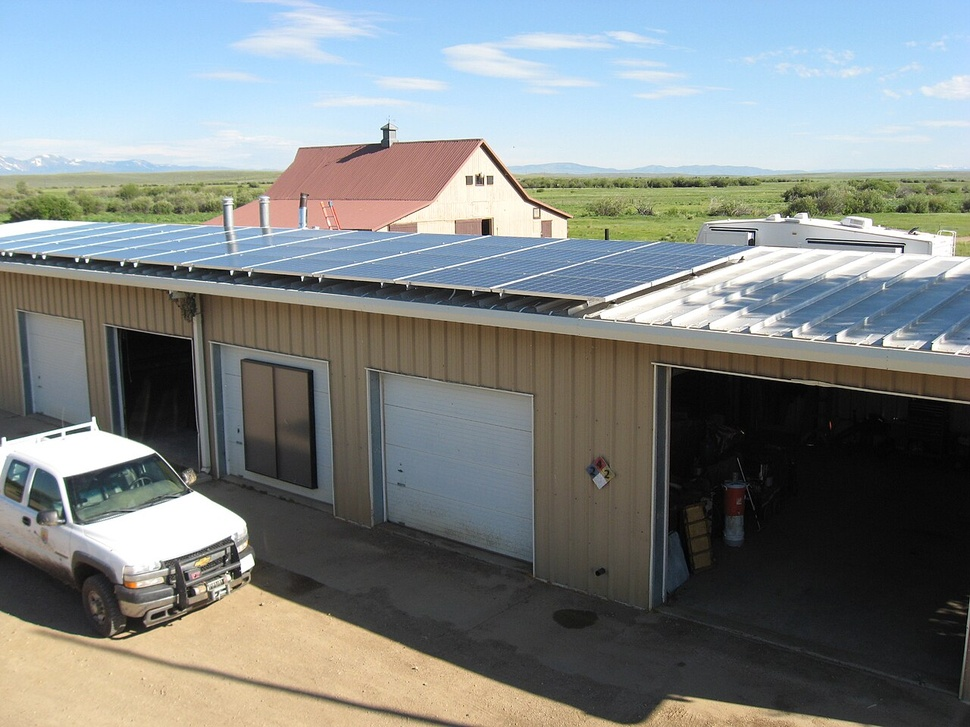
#> input picture eval/dataset/base/array_arapaho.jpg, 970 x 727 px, shrunk from 1280 x 960 before the run
$ python -i quality.py   (imports and definitions only)   (older library calls are emulated)
#> lines starting #> are read from the running program, lines starting #| are printed output that depends on the picture; after the words box and inside, x2 and y2 are one past the last pixel; in counts of white or black regions, pixels touching at a corner belong together
#> further down, picture is the input picture: shape (727, 970, 3); mean B, G, R 133.1, 133.8, 128.3
from dataclasses import dataclass

import cv2
import numpy as np

CLIPPING_BINS = 4


@dataclass(frozen=True)
class QualityReport:
    blur_variance: float
    mean_brightness: float
    clipped_dark_ratio: float
    clipped_bright_ratio: float
    coverage_ratio: float


def gray(image: np.ndarray) -> np.ndarray:
    return image if image.ndim == 2 else cv2.cvtColor(image, cv2.COLOR_BGR2GRAY)
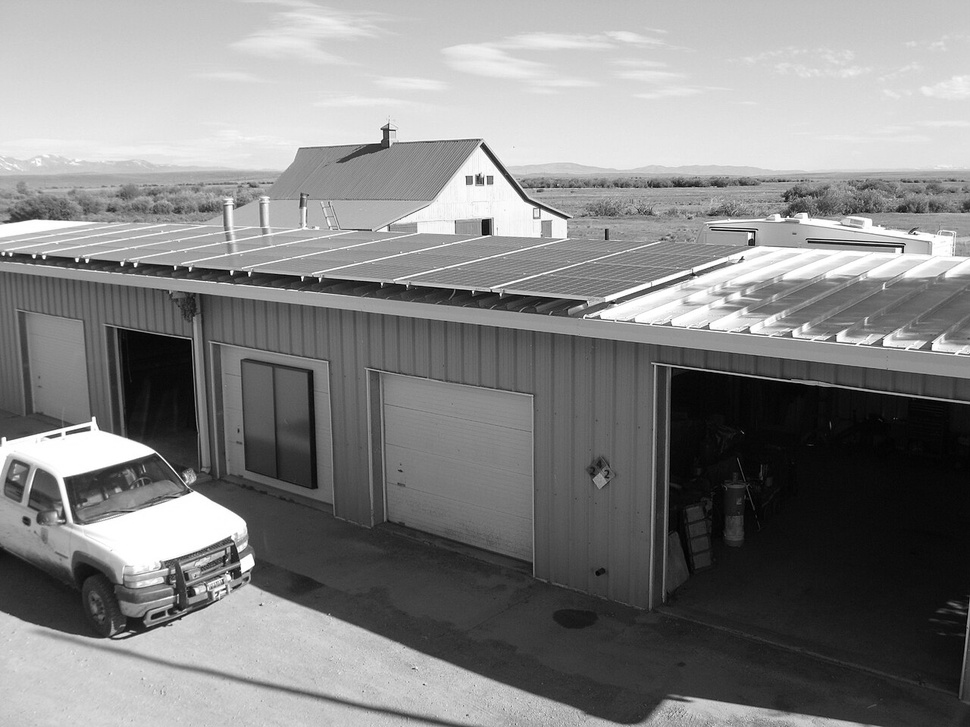
#> returned value: shape (727, 970); min 0, max 255, mean 132.1


def laplacian_variance(image: np.ndarray) -> float:
    return float(cv2.Laplacian(gray(image), cv2.CV_64F).var())


def _coverage_ratio(image: np.ndarray) -> float:
    # ponytail: bbox of the largest edge contour; swap for segmentation if week 7 evaluation
    # shows it misreads panels against cluttered backgrounds.
    edges = cv2.Canny(cv2.GaussianBlur(image, (5, 5), 0), 50, 150)
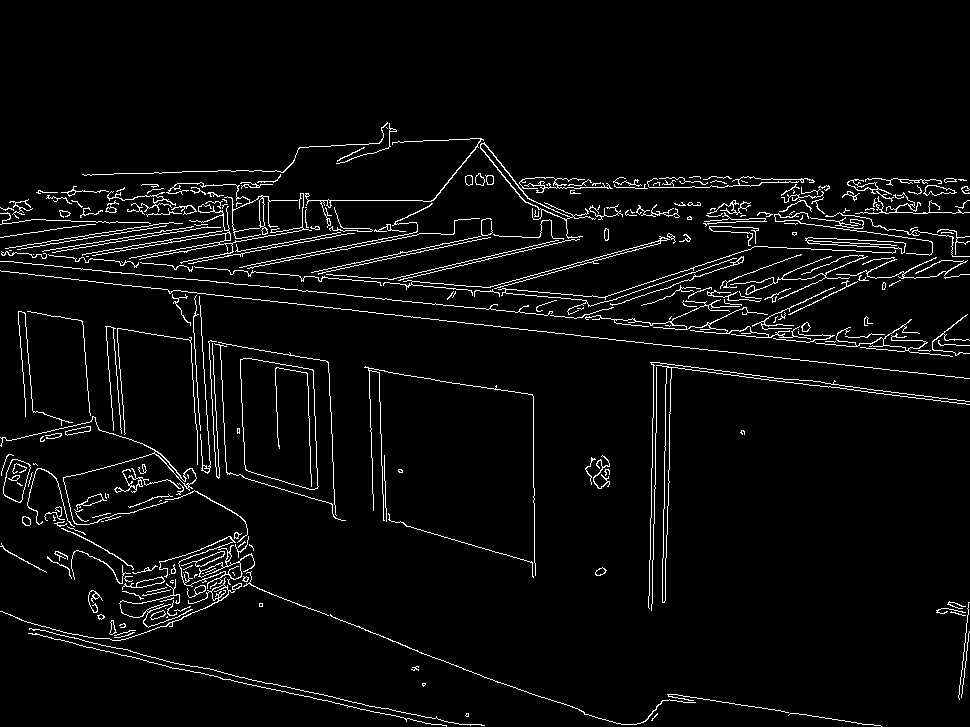
#> edges: shape (727, 970); 4.2% white in thin lines or dots, all inside (x1, y1, x2, y2) = (0, 122, 970, 727)
    contours, _ = cv2.findContours(edges, cv2.RETR_EXTERNAL, cv2.CHAIN_APPROX_SIMPLE)
#> contours = 285 contours, 218 with area under 20; largest, box (x1, y1, x2, y2) and area: (240, 358, 319, 490) 8486, (656, 365, 970, 603) 932, (166, 182, 298, 239) 878, (3, 459, 31, 503) 790, (480, 142, 596, 239) 638
    if not contours:
        return 0.0
    _, _, width, height = cv2.boundingRect(max(contours, key=cv2.contourArea))
#> width = 79; height = 132
    return float(width * height) / float(image.shape[0] * image.shape[1])


def assess_quality(image: np.ndarray) -> QualityReport:
    monochrome = gray(image)
    return QualityReport(
        blur_variance=laplacian_variance(monochrome),
        mean_brightness=float(monochrome.mean()),
        clipped_dark_ratio=float((monochrome < CLIPPING_BINS).mean()),
        clipped_bright_ratio=float((monochrome >= 256 - CLIPPING_BINS).mean()),
        coverage_ratio=_coverage_ratio(monochrome),
    )

>>> import cv2
>>> picture = cv2.imread('../../eval/dataset/base/array_arapaho.jpg')
>>> result = assess_quality(picture)

$ run again, on eval/dataset/base/array_bifacial_roof.jpg
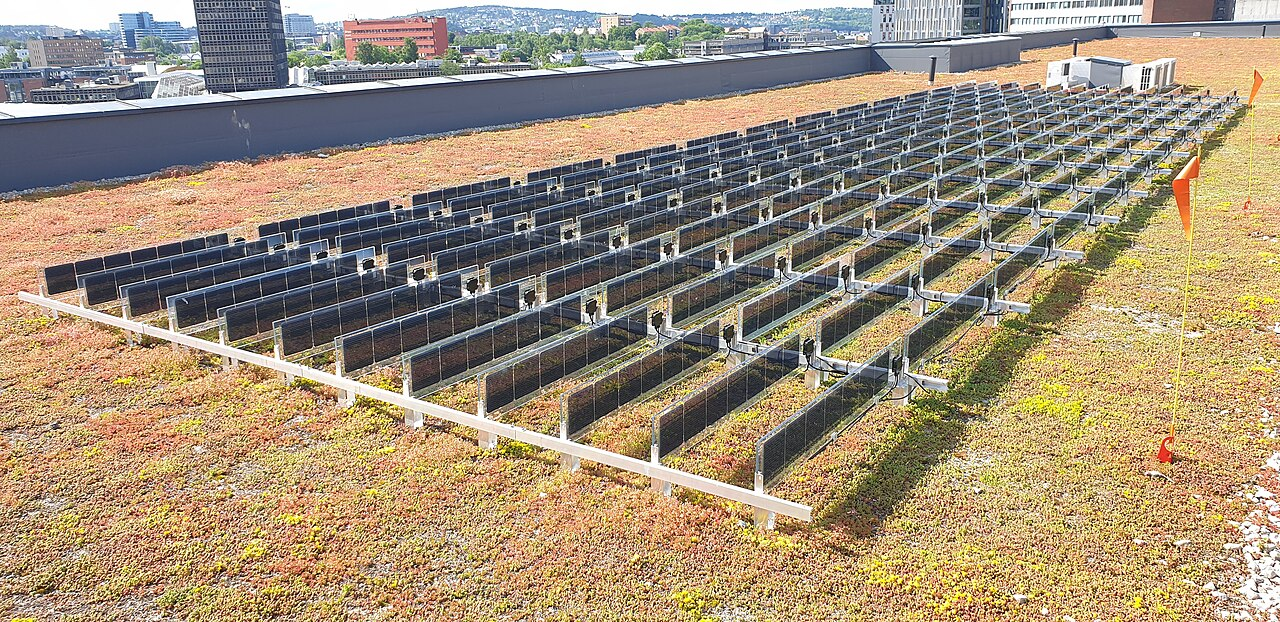
#> input picture eval/dataset/base/array_bifacial_roof.jpg, 1280 x 622 px
#> picture is the input picture: shape (622, 1280, 3); mean B, G, R 120.6, 143.6, 158.6
#> in gray, `return image if image.ndim == 2 else cv2.cvtColor(image, cv2.COLOR_BGR..`:
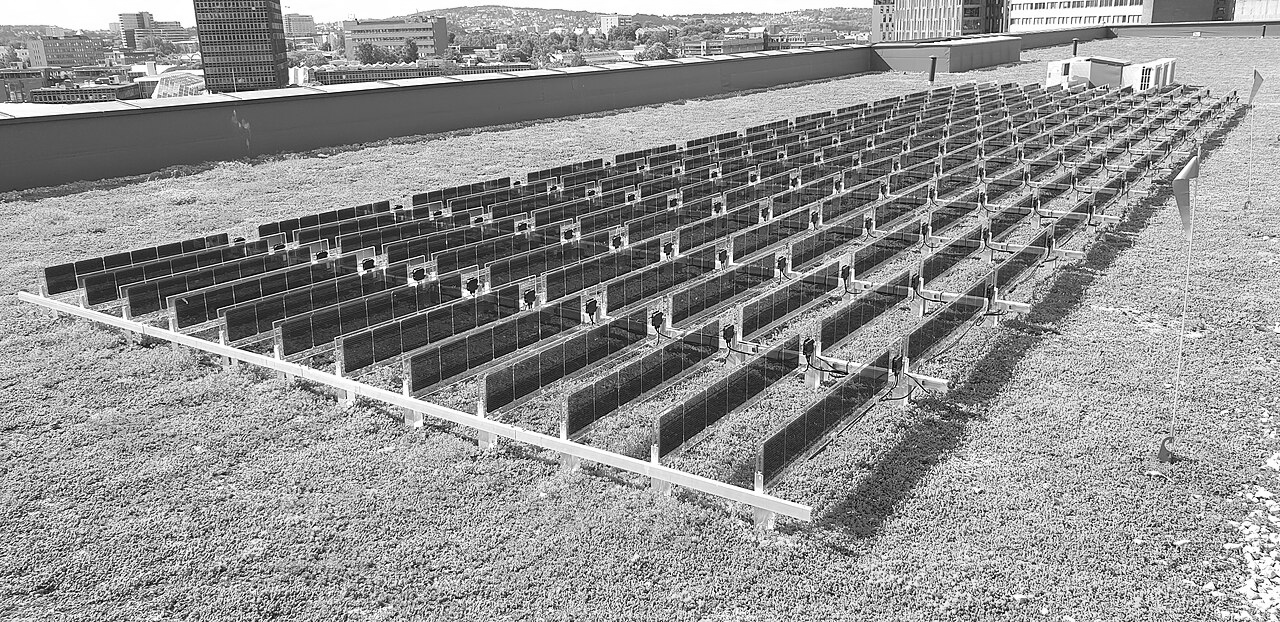
#> returned value: shape (622, 1280); min 0, max 255, mean 145.5
#> in _coverage_ratio, `edges = cv2.Canny(cv2.GaussianBlur(image, (5, 5), 0), 50, 150)`:
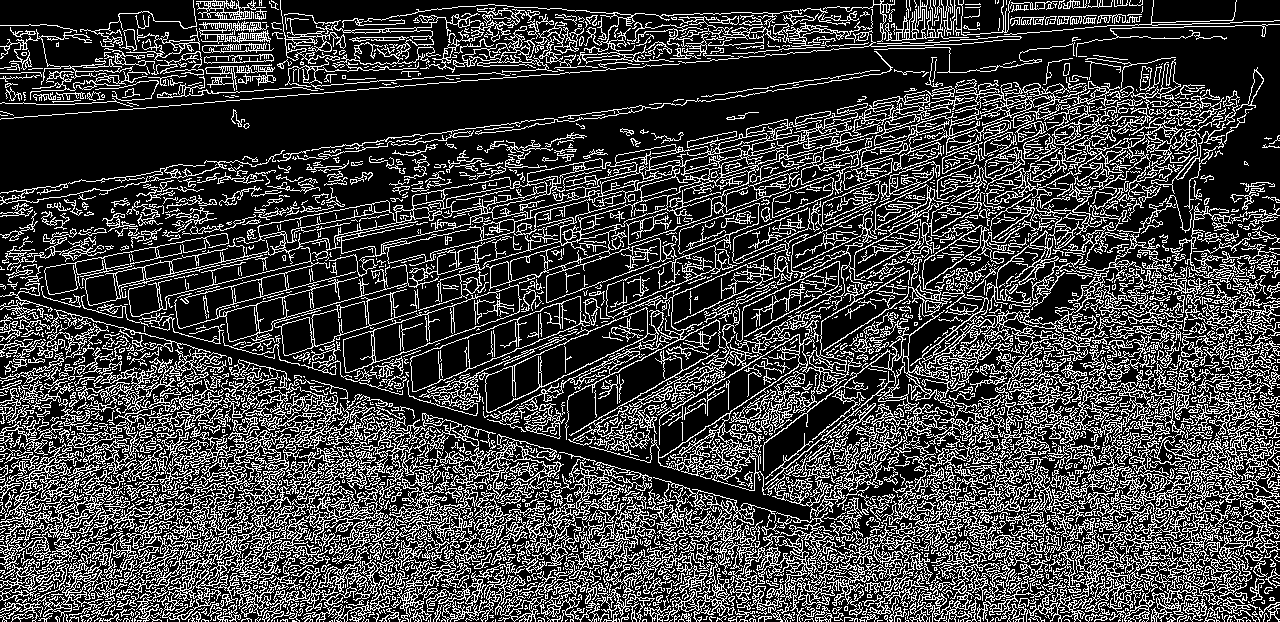
#> edges: shape (622, 1280); 25.5% white in thin lines or dots
#> contours = 2626 contours, 2175 with area under 20; largest, box (x1, y1, x2, y2) and area: (82, 79, 1120, 342) 38139, (479, 260, 773, 440) 6855, (75, 488, 321, 622) 6538, (568, 184, 949, 495) 6016, (410, 296, 610, 392) 5641
#> width = 1038; height = 263

$ run again, on eval/dataset/base/array_ground_mounted.jpg
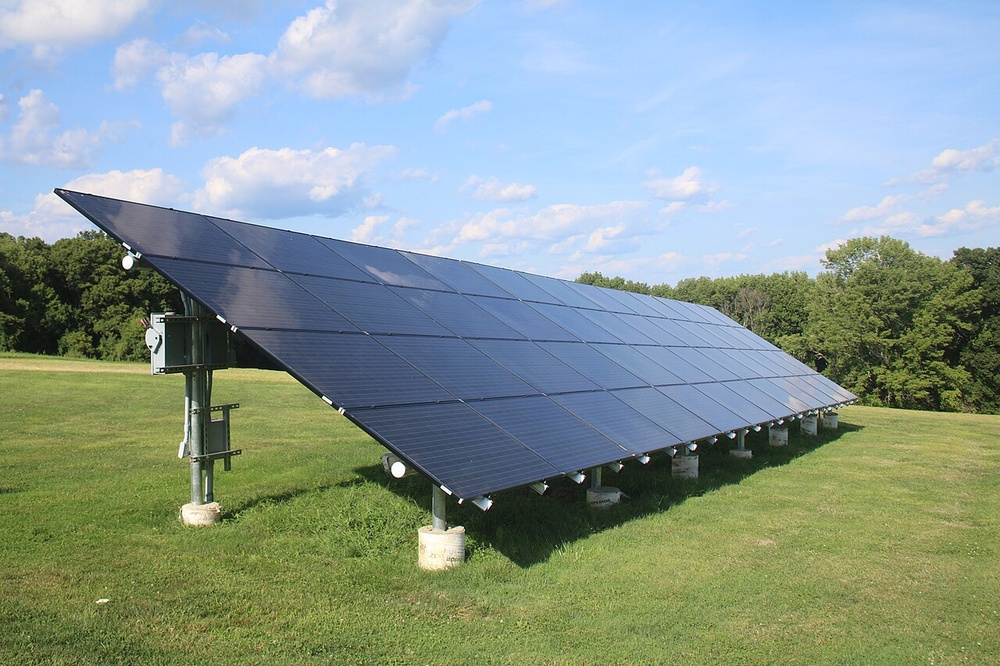
#> input picture eval/dataset/base/array_ground_mounted.jpg, 1000 x 666 px, shrunk from 1280 x 853 before the run
#> picture is the input picture: shape (666, 1000, 3); mean B, G, R 148.8, 155.2, 137.9
#> in gray, `return image if image.ndim == 2 else cv2.cvtColor(image, cv2.COLOR_BGR..`:
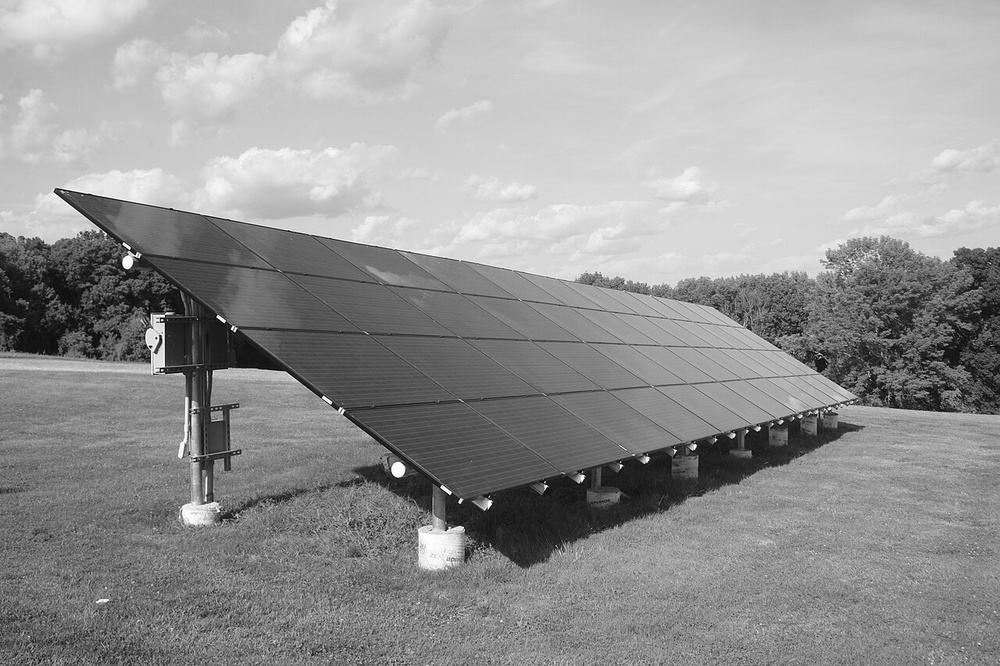
#> returned value: shape (666, 1000); min 1, max 255, mean 149.3
#> in _coverage_ratio, `edges = cv2.Canny(cv2.GaussianBlur(image, (5, 5), 0), 50, 150)`:
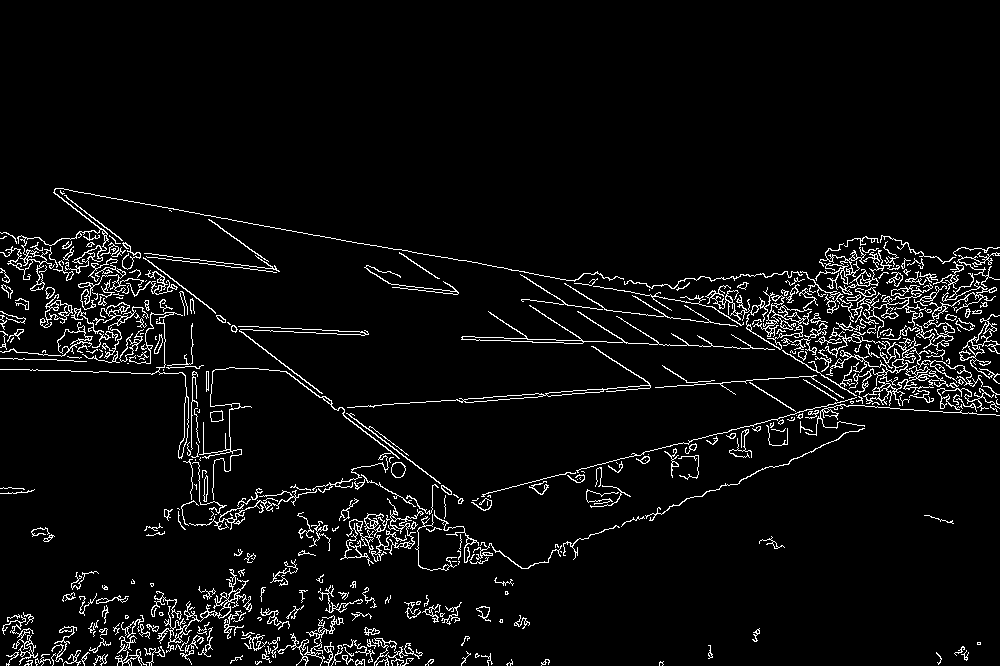
#> edges: shape (666, 1000); 4.8% white in thin lines or dots, all inside (x1, y1, x2, y2) = (0, 188, 1000, 666)
#> contours = 393 contours, 261 with area under 20; largest, box (x1, y1, x2, y2) and area: (0, 188, 624, 291) 568, (157, 578, 249, 653) 513, (347, 346, 651, 408) 471, (461, 305, 775, 350) 465, (826, 337, 983, 395) 448
#> width = 624; height = 103
